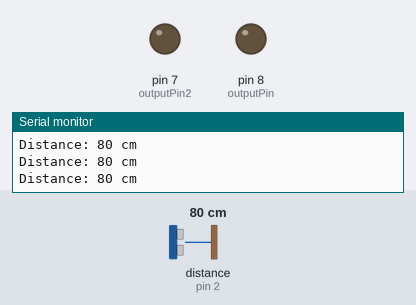
Bench run of a sketch on a simulated Arduino Uno, built with avr-gcc and run on an emulated ATmega328P. Shown: output pins drawn as LEDs (lit = HIGH), the last lines printed to the serial monitor. Wiring (inferred from the names in the program): ultrasonic range finder: trigger pin 3; echo pin 2. Inputs (shaded band) come from the test bench; at power-on: distance to the obstacle (sensor on pin 2) 80 cm. The echo pulse lasts 58.3 µs per cm; pins used as bus, display or sensor lines are not drawn.

Above: at 1.7 s.
1.8 s: distance to the obstacle (sensor on pin 2) set to 56 cm
4.8 s: distance to the obstacle (sensor on pin 2) set to 45 cm
At 6.0 s:
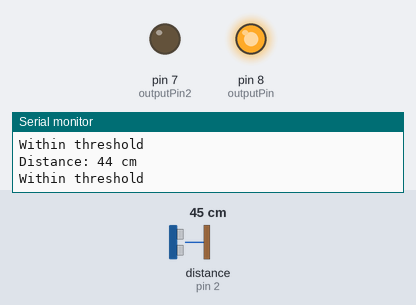
6.3 s: distance to the obstacle (sensor on pin 2) set to 29 cm
7.8 s: distance to the obstacle (sensor on pin 2) set to 25 cm
At 9.0 s:
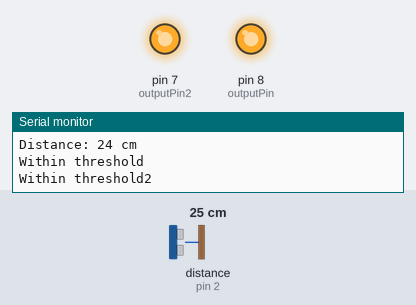
9.3 s: distance to the obstacle (sensor on pin 2) set to 60 cm
At 10.2 s:
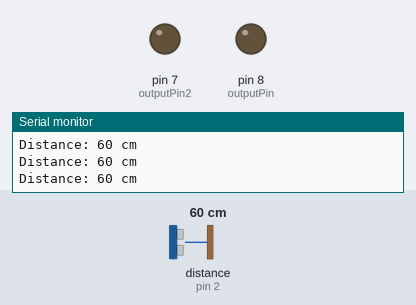
10.8 s: distance to the obstacle (sensor on pin 2) set to 2 cm
At 11.2 s:
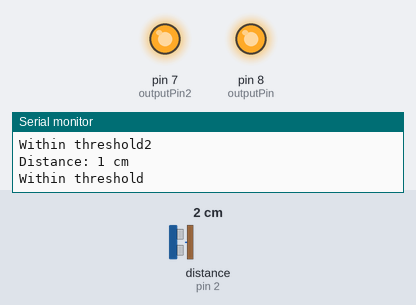
Timing chart, 0 to 13.3 s (numbered marks = the images above; inputs shaded):
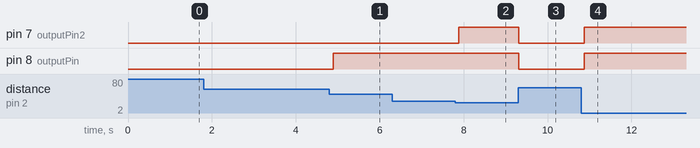

The sketch:

Ultrasound_distance_2-led.ino
```cpp
#define echoPin 2
#define trigPin 3
#define outputPin 8 // First LED
#define outputPin2 7 // Second LED

long duration; // Time taken for pulse to reach receiver
int distance; // Variable to store distance calculated, in CM
const int threshold1 = 50; // Const for first threshold, in CM
const int threshold2 = 25; // Const for second (closer) threshold, in CM

void setup(){
	pinMode(trigPin, OUTPUT); // Sets the trigPin as an OUTPUT
	pinMode(echoPin, INPUT); // Sets the echoPin as an INPUT
  pinMode(outputPin, OUTPUT);
  pinMode(outputPin2, OUTPUT);
	Serial.begin(9600);		// baudrate speed
	Serial.println("Distance measurement using Arduino Uno.");
	delay(500);
}

void loop(){
	digitalWrite(trigPin, LOW);
	// 2ms wait to avoid collision
	delayMicroseconds(2);

  	// Turn on trigger for 10ms
	digitalWrite(trigPin, HIGH);
	delayMicroseconds(10);
	digitalWrite(trigPin, LOW);

	// If pulse reached the receiver echoPin set to high
	// Then pulseIn() returns the time taken by the pulse to reach the receiver
	duration = pulseIn(echoPin, HIGH);
	distance = duration * 0.0344 / 2; // Calculate distance using time

	Serial.print("Distance: ");
	Serial.print(distance); // Print the output in serial monitor
	Serial.println(" cm");

  	// Threshold to activate buzzer for testing
  	if (distance <= threshold1) {
  		digitalWrite(outputPin, HIGH);
      digitalWrite(outputPin2, LOW);
    	Serial.println("Within threshold");
      if (distance <= threshold2) {
        digitalWrite(outputPin2, HIGH);
        Serial.println("Within threshold2");
      }
      delay(100);
	}
  	else {
   		digitalWrite(outputPin, LOW);
      digitalWrite(outputPin2, LOW);
      delay(100);
	}
}
```

Measured:
- the behaviour switches between 51 and 50 cm on distance to the obstacle (sensor on pin 2) (found by bisection; images 0 and 1)
- the behaviour switches between 27 and 26 cm on distance to the obstacle (sensor on pin 2) (found by bisection; images 1 and 2)
- after the input at 4.8 s, pin 8 (outputPin): LOW → HIGH after 0.09 s
- after the input at 7.8 s, pin 7 (outputPin2): LOW → HIGH after 0.08 s
- after the input at 9.3 s, pin 7 (outputPin2), pin 8 (outputPin): HIGH → LOW at once
- after the input at 10.8 s, pin 7 (outputPin2), pin 8 (outputPin): LOW → HIGH after 0.08 s
